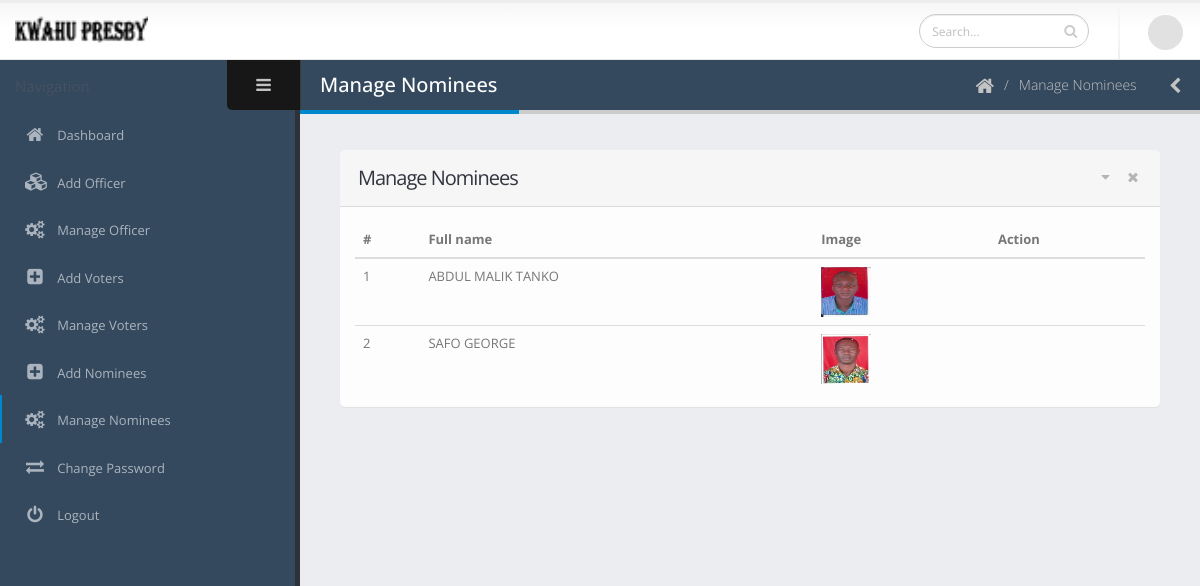
The page /admin/manage_nominee.php on the database its author committed.
### tables this page shows
CREATE TABLE `tbl_candidates` (
  `candidate_id` int(100) NOT NULL AUTO_INCREMENT,
  `candidate_name` varchar(50) NOT NULL,
  `candidate_picture` mediumtext NOT NULL,
  `candidate_timestamp` timestamp NOT NULL DEFAULT CURRENT_TIMESTAMP,
  PRIMARY KEY (`candidate_id`)
);

### admin/manage_nominee.php (the view, shortened to what this page needs)
<?php
	require '../db/dbconn.php';
?>
<!doctype html>
<html class="fixed">
	<head>
		<link rel="stylesheet" href="assets/vendor/bootstrap/css/bootstrap.css" />
		<link rel="stylesheet" href="assets/vendor/font-awesome/css/font-awesome.css" />
		<link rel="stylesheet" href="assets/vendor/magnific-popup/magnific-popup.css" />
		<link rel="stylesheet" href="assets/vendor/bootstrap-datepicker/css/datepicker3.css" />
		<link rel="stylesheet" href="assets/stylesheets/theme.css" />
		<link rel="stylesheet" href="assets/stylesheets/skins/default.css" />
		<link rel="stylesheet" href="assets/stylesheets/theme-custom.css">
	</head>
	<body>
		<section class="body">
			<header class="header">
				<div class="logo-container">
					<a href="dashboard.php" class="logo">
						<img src="img/log.png" height="35" alt="logo" />
					</a>
				</div>
				<div class="header-right">
					<form action="pages-search-results.html" class="search nav-form">
						<div class="input-group input-search">
							<input type="text" class="form-control" name="q" id="q" placeholder="Search...">
							<span class="input-group-btn">
								<button class="btn btn-default" type="submit"><i class="fa fa-search"></i></button>
							</span>
						</div>
					</form>
					<span class="separator"></span>
					<div id="userbox" class="userbox">
						<a href="#" data-toggle="dropdown">
							<figure class="profile-picture">
								<img src="assets/images/!logged-user.jpg" alt="Joseph Doe" class="img-circle" data-lock-picture="assets/images/!logged-user.jpg" />
							</figure>
						</a>
					</div>
				</div>
			</header>
			<div class="inner-wrapper">
				<aside id="sidebar-left" class="sidebar-left">
					<div class="sidebar-header">
						<div class="sidebar-title">
						</div>
						<div class="sidebar-toggle hidden-xs" data-toggle-class="sidebar-left-collapsed" data-target="html" data-fire-event="sidebar-left-toggle">
							<i class="fa fa-bars" aria-label="Toggle sidebar"></i>
						</div>
					</div>
					<div class="nano">
               <div class="nano-content">
                  <nav id="menu" class="nav-main" role="navigation">
                     <ul class="nav nav-main">
                        <li>
                           <a href="dashboard.php">
                              <i class="fa fa-home" aria-hidden="true"></i>
                              <span>Dashboard</span>
                           </a>
                        </li>
                        <li>
                           <a href="add_officer.php">
                              <i class="fa fa-cubes" aria-hidden="true"></i>
                              <span>Add Officer</span>
                           </a>
                        </li>
                        <li>
                           <a href="manage_officers.php">
                              <i class="fa fa-cogs" aria-hidden="true"></i>
                              <span>Manage Officer</span>
                           </a>
                        </li>
                        <li>
                           <a href="add_voters.php">
                              <i class="fa fa-plus-square" aria-hidden="true"></i>
                              <span>Add Voters</span>
                           </a>
                        </li>
                        <li>
                           <a href="manage_voters.php">
                              <i class="fa fa-cogs" aria-hidden="true"></i>
                              <span>Manage Voters</span>
                           </a>
                        </li>
                        <li>
                           <a href="add_nominee.php">
                              <i class="fa fa-plus-square" aria-hidden="true"></i>
                              <span>Add Nominees</span>
                           </a>
                        </li>
                        <li  class="nav-active">
                           <a href="manage_nominee.php">
                              <i class="fa fa-cogs" aria-hidden="true"></i>
                              <span>Manage Nominees</span>
                           </a>
                        </li>
                        <li>
                           <a href="change_password.php">
                              <i class="fa fa-exchange" aria-hidden="true"></i>
                              <span>Change Password</span>
                           </a>
                        </li>
                        <li>
                           <a href="index.php">
                              <i class="fa fa-power-off" aria-hidden="true"></i>
                              <span>Logout</span>
                           </a>
                        </li>
                     </ul>
                  </nav>
                  <hr class="separator" />
               </div>
            </div>
         </aside>
				<section role="main" class="content-body">
					<header class="page-header">
						<h2>Manage Nominees</h2>
						<div class="right-wrapper pull-right">
							<ol class="breadcrumbs">
								<li>
									<a href="index.html">
										<i class="fa fa-home"></i>
									</a>
								</li>
								<li><span>Manage Nominees</span></li>
							</ol>
							<a class="sidebar-right-toggle" data-open="sidebar-right"><i class="fa fa-chevron-left"></i></a>
						</div>
					</header>
						<div class="row">
							<div class="col-md-12">
								<section class="panel">
									<header class="panel-heading">
										<div class="panel-actions">
											<a href="#" class="fa fa-caret-down"></a>
											<a href="#" class="fa fa-times"></a>
										</div>
										<h2 class="panel-title">Manage Nominees</h2>
									</header>
									<div class="panel-body">
										<div class="table-responsive">
											<table class="table table-hover mb-none">
												<thead>
													<tr>
														<th>#</th>
														<th>Full name</th>
														<th>Image</th>
														<th>Action</th>
													</tr>
												</thead>
												<tbody>
													<?php
													$get_candidates_data = mysqli_query($my_connect,"SELECT * FROM tbl_candidates");
													while ($candidates_data = mysqli_fetch_array($get_candidates_data)) {  ?>
													<tr>
														<td><?php echo $candidates_data['candidate_id'];  ?></td>
														<td><?php echo $candidates_data['candidate_name'];  ?></td>
														<td><img src="picx/<?php echo $candidates_data['candidate_picture'];   ?>" alt="Image" height="50px" width="50px"></td>
														<td class="actions-hover actions-fade">
														</td>
													</tr>
												<?php	}
													?>
												</tbody>
											</table>
										</div>
									</div>
								</section>
							</div>
						</div>
				</section>
			</div>
		</section>
	</body>
</html>

### admin/assets/stylesheets/skins/default.css (style rules this page uses)
a, .btn-link { color: #0088cc; }
.page-header h2 { border-bottom-color: #0088cc; }
ul.nav-main > li.nav-active > a { box-shadow: 2px 0 0 #0088cc inset; }

### rows shown on the page
tbl_candidates: candidate_id "1", candidate_name "ABDUL MALIK TANKO", candidate_picture (picture)
tbl_candidates: candidate_id "2", candidate_name "SAFO GEORGE", candidate_picture (picture)
